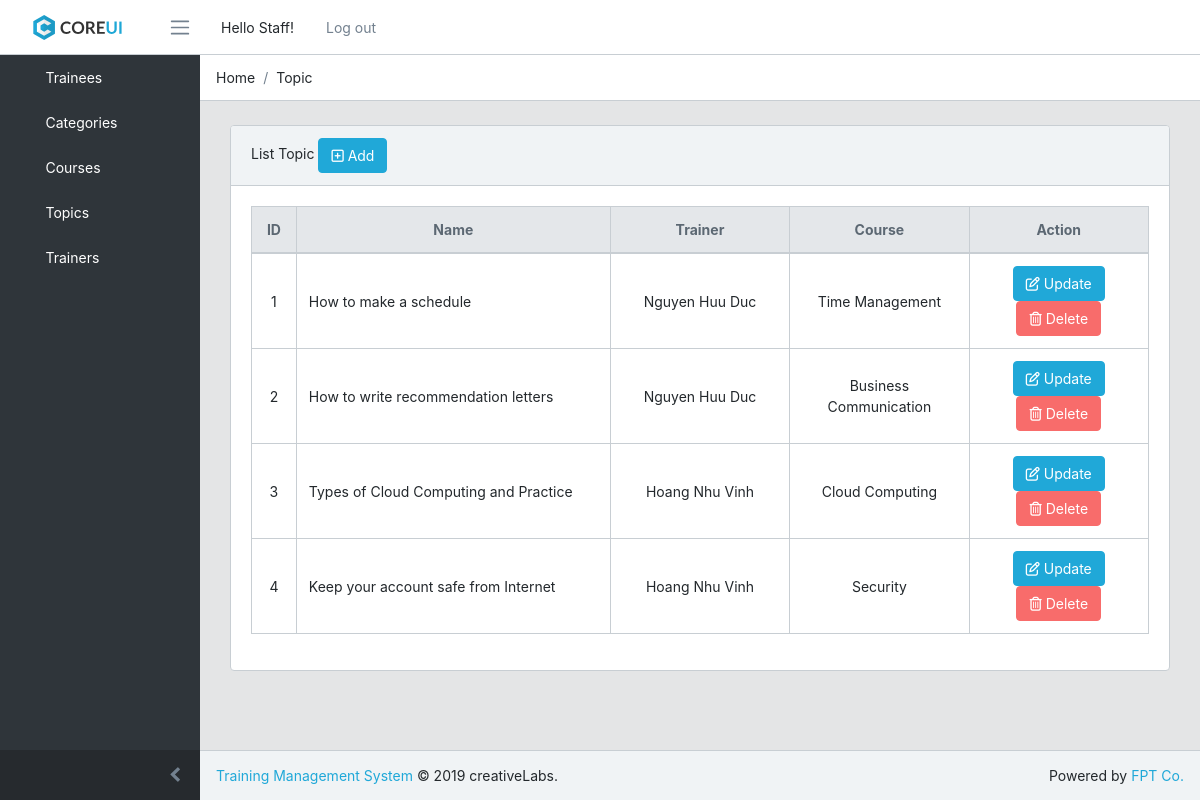
Screenshot of /?controller=topic (signed in) with the database file from the repository.
### tables this page shows
CREATE TABLE IF NOT EXISTS `gu_topic` (
  `TopicID` int(11) NOT NULL AUTO_INCREMENT,
  `TrainerID` int(11) NOT NULL,
  `CourseID` int(11) NOT NULL,
  `TopicName` varchar(100) NOT NULL,
  PRIMARY KEY (`TopicID`),
  KEY `TrainerID` (`TrainerID`),
  KEY `CourseID` (`CourseID`)
);

CREATE TABLE IF NOT EXISTS `gu_trainer` (
  `TrainerID` int(11) NOT NULL AUTO_INCREMENT,
  `TrainerName` varchar(100) NOT NULL,
  `Email` varchar(100) NOT NULL,
  `Telephone` varchar(20) NOT NULL,
  `Password` varchar(100) NOT NULL,
  PRIMARY KEY (`TrainerID`)
);

CREATE TABLE IF NOT EXISTS `gu_course` (
  `CourseID` int(11) NOT NULL AUTO_INCREMENT,
  `CategoryID` int(11) NOT NULL,
  `CourseName` varchar(100) NOT NULL,
  PRIMARY KEY (`CourseID`),
  KEY `CategoryID` (`CategoryID`)
);

### controllers/topic_controller.php (called while the page is built, shortened)
<?php
require_once('models/topic.php');
class TopicController extends BaseController
{
  public function index()
  {
    $topics = Topic::all();
    $data = array('topics' => $topics);
    $this->render('index', $data);
  }
}

### routes.php (called while the page is built, shortened)
<?php
	$controller = new $klass;
	$controller->$action();

### index.php (called while the page is built, shortened)
<?php
	require_once('routes.php');

### models/topic.php (called while the page is built, shortened)
<?php
class Topic
{
  function __construct($id, $name, $trainerId, $courseId, $trainerName, $courseName)
  {
    $this->id = $id;
    $this->name = $name;
    $this->trainerName = $trainerName;
    $this->courseName = $courseName;
  }
  static function all()
  {
    $list = [];
    $db = DB::getInstance();
    $req = $db->query("SELECT TopicID, TopicName, gu_trainer.TrainerName, gu_course.CourseName
                      FROM (gu_topic LEFT JOIN gu_trainer ON gu_topic.TrainerID = gu_trainer.TrainerID)
                      LEFT JOIN gu_course ON gu_topic.CourseID = gu_course.CourseID
                      ORDER BY TopicID ASC;");
    foreach ($req->fetchAll() as $item) {
      $list[] = new Topic($item['TopicID'], $item['TopicName'], NULL, NULL, $item['TrainerName'], $item['CourseName']);
    }
    return $list;
  }
}

### views/topic/index.php (the view)
<div class="row">
  <div class="col-md-12">
    <div class="card">
      <div class="card-header">List Topic <a href="./?controller=topic&action=show"><button class="btn btn-primary" type="button">
          <i class="fa fa-plus-square-o"></i>&nbsp;Add
        </button></a></div>
      <div class="card-body">
          <table class="table table-responsive-sm table-bordered">
              <thead class="thead-light">
                <tr>
                  <th class="text-center align-middle" style="width:5%">ID</th>
                  <th class="text-center align-middle" style="width:35%">Name</th>
                  <th class="text-center align-middle" style="width:20%">Trainer</th>
                  <th class="text-center align-middle" style="width:20%">Course</th>
                  <th class="text-center align-middle" style="width:20%">Action</th>
                </tr>
              </thead>
              <tbody>
				<?php foreach ($topics as $topic) { ?>
				<tr>
					<td class="text-center align-middle">
						<div><?=$topic->id;?> <div>
					</td>
					<td class="align-middle">
						<div><?=$topic->name;?><div>
					</td>
					<td class="text-center align-middle">
						<div><?=$topic->trainerName;?><div>
					</td>
					<td class="text-center align-middle">
						<div><?=$topic->courseName;?><div>
					</td>
					<td class="text-center align-middle">
						<a href="./?controller=topic&action=show&id=<?=$topic->id?>"><button class="btn btn-primary" type="button">
	                      <i class="fa fa-pencil-square-o"></i>&nbsp;Update
	                    </button></a>
	                    <a href="./?controller=topic&action=delete&id=<?=$topic->id?>"><button class="btn btn-danger" type="button">
	                      <i class="fa fa-trash-o"></i>&nbsp;Delete
	                    </button></a>
					</td>
				</tr>
				<?php } ?>
			  </tbody>
    	</table>
  	  </div>
	</div>
  </div>
</div>

### rows the page displays
gu_topic: TopicID "1", TopicName "How to make a schedule", TrainerID.TrainerName "Nguyen Huu Duc", CourseID.CourseName "Time Management"
gu_topic: TopicID "2", TopicName "How to write recommendation letters", TrainerID.TrainerName "Nguyen Huu Duc", CourseID.CourseName "Business Communication"
gu_topic: TopicID "3", TopicName "Types of Cloud Computing and Practice", TrainerID.TrainerName "Hoang Nhu Vinh", CourseID.CourseName "Cloud Computing"
gu_topic: TopicID "4", TopicName "Keep your account safe from Internet", TrainerID.TrainerName "Hoang Nhu Vinh", CourseID.CourseName "Security"

### other values shown
$_SESSION['role'] "Staff"
$_GET['controller'] "Topic"
